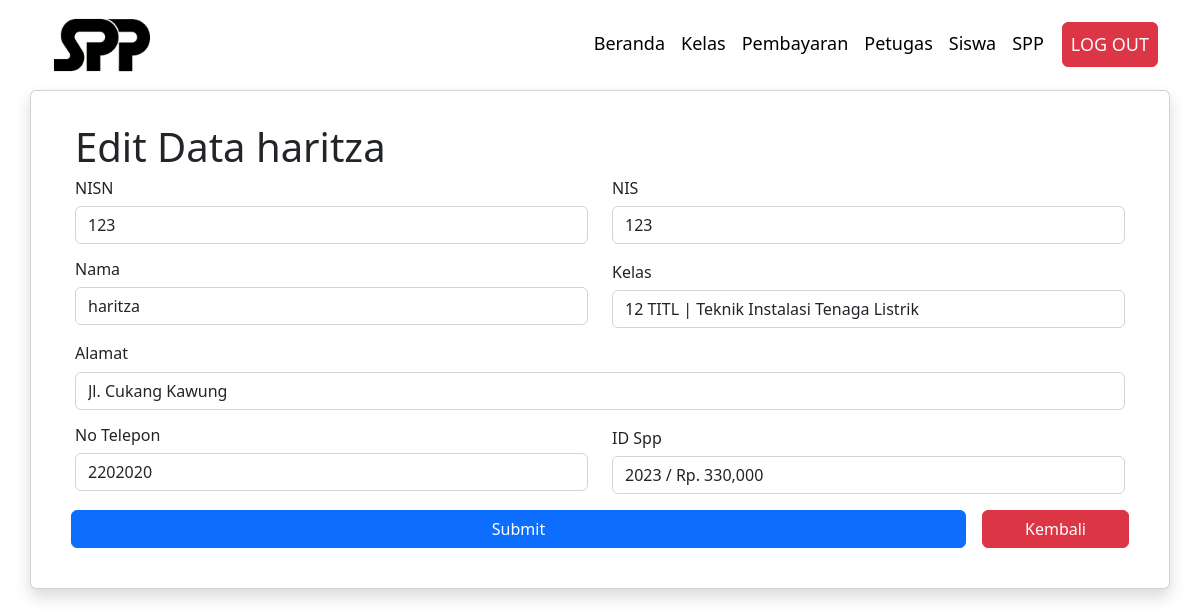
/client-admin/edit/editSiswa.php?id=123, run on the app's committed database.
### tables this page shows
CREATE TABLE `siswa`  (
  `nisn` int NOT NULL,
  `nis` int NOT NULL,
  `nama` varchar(35) NOT NULL,
  `id_kelas` int NOT NULL,
  `alamat` text NOT NULL,
  `no_telp` int NOT NULL,
  `id_spp` int NOT NULL,
  PRIMARY KEY (`nisn`) USING BTREE
);

CREATE TABLE `kelas`  (
  `id_kelas` int NOT NULL AUTO_INCREMENT,
  `nama_kelas` varchar(10) NOT NULL,
  `kompetensi_keahlian` varchar(50) NOT NULL,
  PRIMARY KEY (`id_kelas`) USING BTREE
);

CREATE TABLE `spp`  (
  `id_spp` int NOT NULL AUTO_INCREMENT,
  `tahun` int NOT NULL,
  `nominal` int NOT NULL,
  PRIMARY KEY (`id_spp`) USING BTREE
);

### client-admin/edit/editSiswa.php (the view, shortened to what this page needs)
<?php
include '../../connection.php';
  if (isset($_GET['id'])) {
    $id = ($_GET["id"]);
    $query = "SELECT * FROM siswa as a LEFT JOIN kelas as b ON a.id_kelas = b.id_kelas LEFT JOIN spp as c ON a.id_spp = c.id_spp    WHERE nisn='$id'";
    $result = mysqli_query($conn, $query);
    $data = mysqli_fetch_assoc($result);
    $nominal =$data['nominal'] ;
    $HN = number_format($nominal);
  } else {
    echo "<script>alert('Masukkan data id.');window.location='index.php';</script>";
  }
  ?>
<!DOCTYPE html>
<html lang="en">
    <head>
        <?php
            include('./components/header.php')
        ?>
    </head>
    <body>
                <?php
                    include('./components/navbar.php')
                ?>
                <div class="container-fluid">
                <form method="post" action="../../server/api-siswa/editData.php">
                    <div class="container card shadow">
                        <div class="card-body m-3">
                        <h1>Edit Data <?php echo $data['nama']; ?></h1>
                            <div class="card-text">
                                <div class="row mb-3">
                                    <div class="form-group col">
                                        <div class="h6">NISN</div>
                                        <input type="text" name="nisn" value="<?php echo $data['nisn']; ?>" class="form-control col-md-8">
                                    </div>
                                    <div class="form-group col">
                                        <div class="h6">NIS</div>
                                        <input type="text" name="nis" value="<?php echo $data['nis']; ?>" class="form-control col-md-8">
                                    </div>
                                </div>
                                <div class="row mb-3">
                                    <div class="form-group col">
                                        <div class="h6">Nama</div>
                                        <input type="text" name="nama" value="<?php echo $data['nama']; ?>" class="form-control col-md-8">
                                    </div>
                                    <div class="form-group col">
                                        <label class="col-md-3 h6" >Kelas</label>
                                        <select name="id_kelas" class="form-control">
                                        <option value="<?php echo $data['id_kelas']; ?>" selected><?php echo $data['nama_kelas']; ?> | <?php echo $data['kompetensi_keahlian']; ?></option>
                                        </select>
                                    </div>
                                </div>
                                <div class="form-group mb-3">
                                    <div class="h6">Alamat</div>
                                    <input type="text" name="alamat" value="<?php echo $data['alamat']; ?>" class="form-control col-md-8">
                                </div>
                                <div class="row mb-2">
                                    <div class="form-group col">
                                        <div class="h6">No Telepon</div>
                                        <input type="text" name="no_telepon" value="<?php echo $data['no_telp']; ?>" class="form-control col-md-8">
                                    </div>
                                    <div class="form-group col">
                                        <label class="col-md-3 h6" >ID Spp</label>
                                        <select name="id_spp" class="form-control">
                                        <option value="<?php echo $data['id_spp']; ?>" selected><?php echo $data['tahun']; ?> / Rp. <?php echo $HN ?> </option>
                                        </select>
                                    </div>
                                </div>
                                <div class="form-group">
                                    <div class="row">
                                        <input href="siswa.php" type="submit" class="btn btn-primary col-10 m-2">
                                        <a href="../siswa.php" class="btn btn-danger col m-2">Kembali</a>
                                    </div>
                                </div>
                            </form>
                </div>
    </body>
</html>

### data on the page
siswa: nama "haritza", nisn "123", nis "123", id_kelas "12 TITL | Teknik Instalasi Tenaga Listrik", alamat "Jl. Cukang Kawung", no_telepon "2202020", id_spp "2023 / Rp. 330,000"
